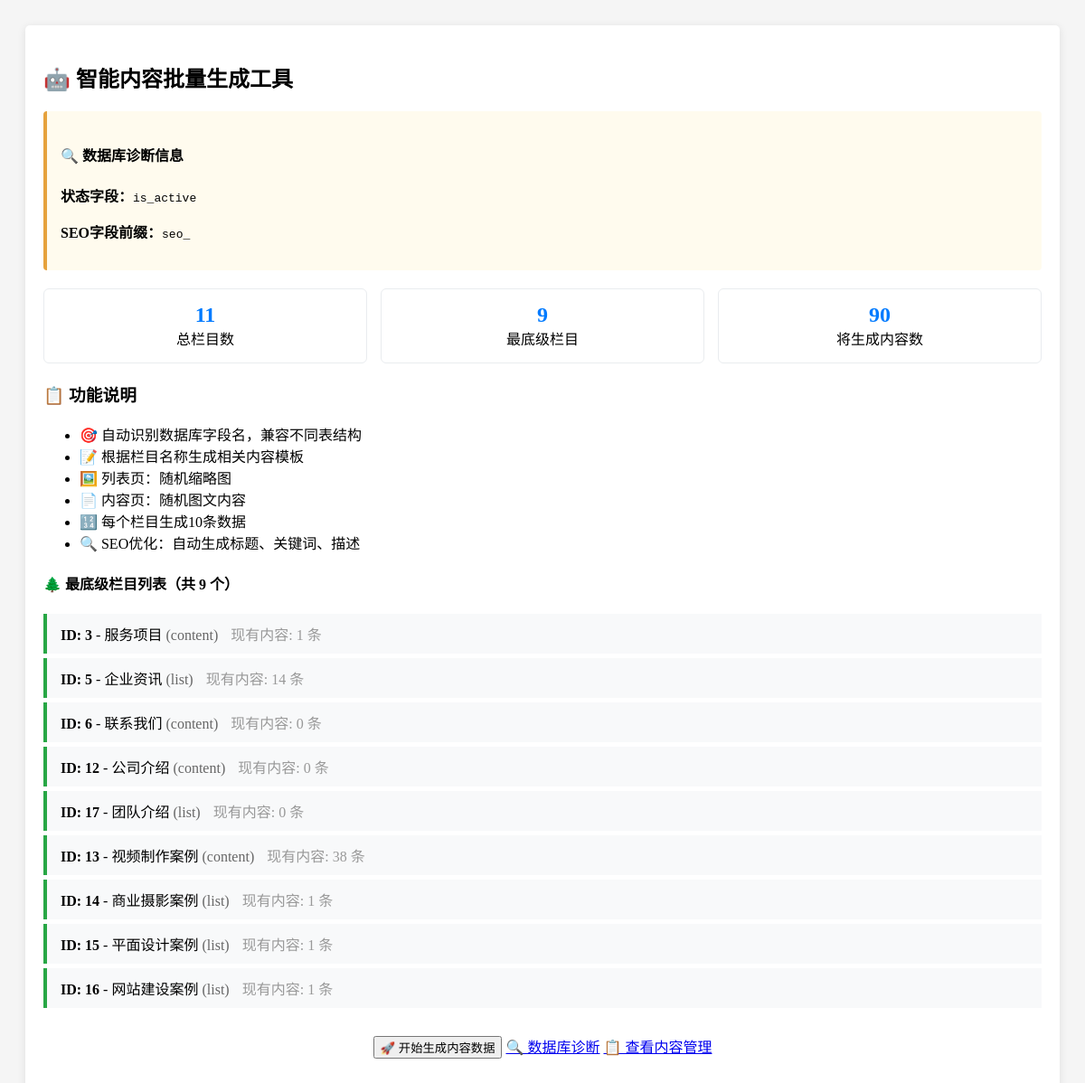
The app's page /admin/modules/content/smart_generate_data.php (signed in) with its own data.
### tables this page shows
CREATE TABLE `categories` (
  `id` int(11) NOT NULL AUTO_INCREMENT,
  `name` varchar(100) NOT NULL COMMENT '栏目名称',
  `slug` varchar(100) NOT NULL COMMENT 'URL别名',
  `description` text COMMENT '栏目描述',
  `channel_content` longtext COMMENT '频道页面内容',
  `template_type` enum('channel','list','content') NOT NULL DEFAULT 'list' COMMENT '模板类型',
  `template_file` varchar(100) DEFAULT NULL COMMENT '模板文件名',
  `parent_id` int(11) NOT NULL DEFAULT '0' COMMENT '父栏目ID',
  `sort_order` int(11) NOT NULL DEFAULT '0' COMMENT '排序',
  `is_active` tinyint(1) NOT NULL DEFAULT '1' COMMENT '是否启用',
  `meta_title` varchar(200) DEFAULT NULL COMMENT 'SEO标题',
  `meta_keywords` varchar(500) DEFAULT NULL COMMENT 'SEO关键词',
  `meta_description` varchar(500) DEFAULT NULL COMMENT 'SEO描述',
  `created_at` timestamp NOT NULL DEFAULT CURRENT_TIMESTAMP COMMENT '创建时间',
  `updated_at` timestamp NOT NULL DEFAULT CURRENT_TIMESTAMP ON UPDATE CURRENT_TIMESTAMP COMMENT '更新时间',
  `content_template_id` int(11) DEFAULT NULL COMMENT '内容模板ID',
  PRIMARY KEY (`id`),
  UNIQUE KEY `slug` (`slug`),
  KEY `parent_id` (`parent_id`),
  KEY `sort_order` (`sort_order`),
  KEY `is_active` (`is_active`),
  KEY `idx_template_file` (`template_file`),
  KEY `idx_content_template_id` (`content_template_id`)
);

### admin/modules/content/smart_generate_data.php (the view, shortened to what this page needs)
<?php
require_once '../../../includes/functions.php';
function detect_status_field($db) {
    try {
        $stmt = $db->query("SHOW COLUMNS FROM categories");
        $columns = $stmt->fetchAll();
        foreach ($columns as $col) {
            if (in_array($col['Field'], ['is_enabled', 'is_active'])) {
                return $col['Field'];
            }
        }
        return 'is_enabled';
    } catch(PDOException $e) {
        return 'is_enabled';
    }
}
function detect_seo_prefix($db) {
    try {
        $stmt = $db->query("SHOW COLUMNS FROM contents");
        $columns = $stmt->fetchAll();
        foreach ($columns as $col) {
            if (strpos($col['Field'], 'seo_title') !== false) {
                return 'seo_';
            } elseif (strpos($col['Field'], 'meta_title') !== false) {
                return 'meta_';
            }
        }
        return 'seo_';
    } catch(PDOException $e) {
        return 'seo_';
    }
}
$status_field = detect_status_field($db);
$seo_prefix = detect_seo_prefix($db);
try {
    $stmt = $db->query("
        SELECT c.*,
               (SELECT COUNT(*) FROM categories sub WHERE sub.parent_id = c.id) as sub_count,
               (SELECT COUNT(*) FROM contents WHERE category_id = c.id) as content_count
        FROM categories c
        WHERE c.{$status_field} = 1
        ORDER BY c.parent_id ASC, c.sort_order ASC
    ");
    $all_categories = $stmt->fetchAll();
    $leaf_categories = array_filter($all_categories, function($cat) {
        return $cat['sub_count'] == 0;
    });
} catch(PDOException $e) {
    $all_categories = [];
    $leaf_categories = [];
}
?>
<!DOCTYPE html>
<html lang="zh-CN">
<head>
    <link rel="stylesheet" href="https://unpkg.com/layui@2.8.0/dist/css/layui.css">
</head>
<body>
    <div class="container">
        <h2>🤖 智能内容批量生成工具</h2>
        <div class="diagnosis-info">
            <h4>🔍 数据库诊断信息</h4>
            <p><strong>状态字段：</strong><code><?php echo $status_field; ?></code></p>
            <p><strong>SEO字段前缀：</strong><code><?php echo $seo_prefix; ?></code></p>
        </div>
        <div class="stats-grid">
            <div class="stat-card">
                <div class="stat-number"><?php echo count($all_categories); ?></div>
                <div>总栏目数</div>
            </div>
            <div class="stat-card">
                <div class="stat-number"><?php echo count($leaf_categories); ?></div>
                <div>最底级栏目</div>
            </div>
            <div class="stat-card">
                <div class="stat-number"><?php echo count($leaf_categories) * 10; ?></div>
                <div>将生成内容数</div>
            </div>
        </div>
        <div class="layui-alert layui-alert-normal">
            <h3>📋 功能说明</h3>
            <ul>
                <li>🎯 自动识别数据库字段名，兼容不同表结构</li>
                <li>📝 根据栏目名称生成相关内容模板</li>
                <li>🖼️ 列表页：随机缩略图</li>
                <li>📄 内容页：随机图文内容</li>
                <li>🔢 每个栏目生成10条数据</li>
                <li>🔍 SEO优化：自动生成标题、关键词、描述</li>
            </ul>
        </div>
        <h4>🌲 最底级栏目列表（共 <?php echo count($leaf_categories); ?> 个）</h4>
        <?php if (empty($leaf_categories)): ?>
            <p class="layui-text-danger">没有找到最底级栏目！</p>
        <?php else: ?>
            <?php foreach ($leaf_categories as $cat): ?>
                <div class="category-item">
                    <strong>ID: <?php echo $cat['id']; ?></strong> -
                    <?php echo htmlspecialchars($cat['name']); ?>
                    <span style="color: #666;">(<?php echo $cat['template_type']; ?>)</span>
                    <span style="color: #999; margin-left: 10px;">现有内容: <?php echo $cat['content_count']; ?> 条</span>
                </div>
            <?php endforeach; ?>
        <?php endif; ?>
        <div style="text-align: center; margin: 30px 0;">
            <form method="post" style="display: inline;">
                <button type="submit" name="generate_data" class="layui-btn layui-btn-normal layui-btn-lg"
                        onclick="return confirm('确认为 <?php echo count($leaf_categories); ?> 个栏目生成 <?php echo count($leaf_categories) * 10; ?> 条内容数据？')">
                    🚀 开始生成内容数据
                </button>
            </form>
            <a href="database_diagnose.php" class="layui-btn layui-btn-primary layui-btn-lg">🔍 数据库诊断</a>
            <a href="../content/" class="layui-btn layui-btn-primary layui-btn-lg">📋 查看内容管理</a>
        </div>
    </div>
</body>
</html>

### admin/modules/content/smart_generate_data.php (style rules this page uses)
body { padding: 20px; background: #f5f5f5; }
.container { background: white; padding: 20px; border-radius: 5px; box-shadow: 0 2px 10px rgba(0,0,0,0.1); max-width: 1200px; margin: 0 auto; }
.stats-grid { display: grid; grid-template-columns: repeat(auto-fit, minmax(200px, 1fr)); gap: 15px; margin: 20px 0; }
.stat-card { background: #fff; border: 1px solid #e9ecef; border-radius: 6px; padding: 15px; text-align: center; }
.stat-number { font-size: 24px; font-weight: 600; color: #007bff; }
.category-item { background: #f8f9fa; border-left: 4px solid #28a745; padding: 10px 15px; margin: 5px 0; }
.diagnosis-info { background: #fffbee; border-left: 4px solid #e6a23c; padding: 15px; margin: 15px 0; border-radius: 4px; }

### records on screen
categories: id "3", name "服务项目", template_type "content", content_count "1"
categories: id "5", name "企业资讯", template_type "list", content_count "14"
categories: id "6", name "联系我们", template_type "content", content_count "0"
categories: id "12", name "公司介绍", template_type "content", content_count "0"
categories: id "17", name "团队介绍", template_type "list", content_count "0"
categories: id "13", name "视频制作案例", template_type "content", content_count "38"
categories: id "14", name "商业摄影案例", template_type "list", content_count "1"
categories: id "15", name "平面设计案例", template_type "list", content_count "1"
categories: id "16", name "网站建设案例", template_type "list", content_count "1"

### other values on screen
$status_field "is_active"
$seo_prefix "seo_"
count($all_categories) "11"
count($leaf_categories) "9"
count($leaf_categories) * 10 "90"
